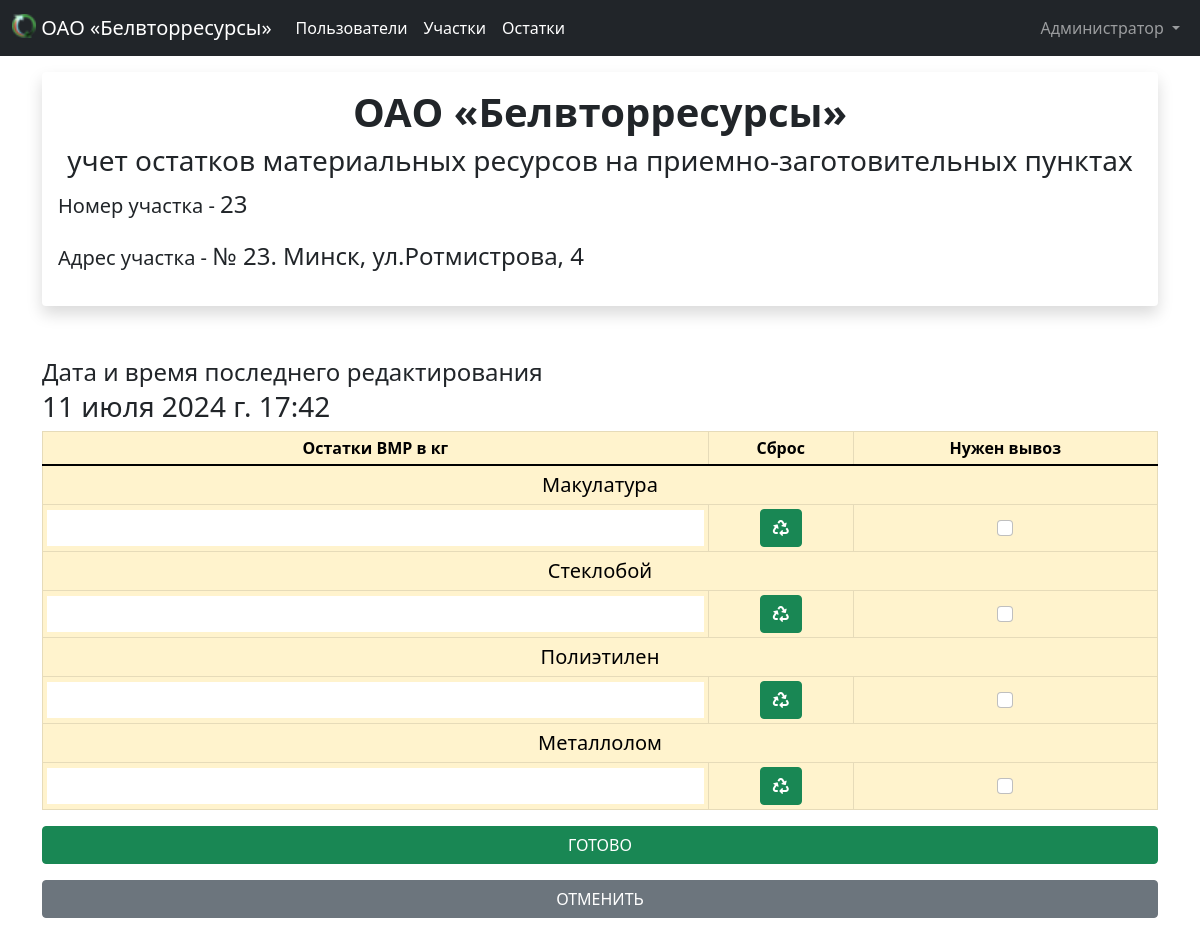
Screenshot of /bvr/remains/update/827/ (signed in) with the database file from the repository.
### bvr/models.py (models this page shows, shortened)
class CustomUser(AbstractUser):
    sector = models.OneToOneField(ProcurementSector, on_delete=models.CASCADE, verbose_name="Sector", blank=True,
                                  null=True)
    class Meta:
        verbose_name = 'Пользователь'
        verbose_name_plural = 'Пользователи'
        ordering = ("username",)

class Remains(models.Model):
    sector = models.OneToOneField(ProcurementSector, on_delete=models.CASCADE, verbose_name="Sector", blank=True,
                                  null=True)
    wastepaper_count = models.IntegerField(verbose_name="Макулатура (количество)", blank=True, null=True)
    wastepaper_needs_exportation = models.BooleanField(verbose_name="Макулатура (нужен вывоз)", default=False)
    cullet_count = models.IntegerField(verbose_name="Стеклобой (количество)", blank=True, null=True)
    cullet_needs_exportation = models.BooleanField(verbose_name="Стеклобой (нужен вывоз)", default=False)
    polyethylene_count = models.IntegerField(verbose_name="Полиэтилен (количество)", blank=True, null=True)
    polyethylene_needs_exportation = models.BooleanField(verbose_name="Полиэтилен (нужен вывоз)", default=False)
    scrap_metal_count = models.IntegerField(verbose_name="Металлолом (количество)", blank=True, null=True)
    scrap_metal_needs_exportation = models.BooleanField(verbose_name="Металлолом (нужен вывоз)", default=False)
    date_time_updated = models.DateTimeField(verbose_name="Дата и время последнего редактирования", auto_now=True)
    class Meta:
        verbose_name = 'Остаток материальных ресурсов'
        verbose_name_plural = 'Остатки материальных ресурсов'
        ordering = ("-wastepaper_needs_exportation", "-cullet_needs_exportation", "-polyethylene_needs_exportation",
                    "-scrap_metal_needs_exportation")

class ProcurementSector(models.Model):
    district = models.ForeignKey(District, on_delete=models.CASCADE, verbose_name="District")
    sector_number = models.IntegerField(verbose_name="Sector Number")
    sector_address = models.TextField(verbose_name="Sector address")
    comments = models.TextField(verbose_name="Comments", blank=True, null=True)
    class Meta:
        verbose_name = 'Участок заготовки'
        verbose_name_plural = 'Участки заготовки'
        ordering = ("sector_number",)

### bvr/views.py (the view)
# urls.py: path('remains/update/<remain_id>/', views.remain_update, name='remains-update-form'),
@login_required
def remain_update(request, remain_id):
    if request.method == 'POST':
        obj = get_object_or_404(Remains, pk=remain_id)
        form = RemainsForm(request.POST, instance=obj)
        if form.is_valid():
            form.save()
            if request.user.is_superuser:
                back_path = request.session.get('back_path', '/')
                return HttpResponseRedirect(back_path)
            else:
                return redirect('bvr:remains-update-form', remain_id=request.user.sector.remains.id)
        else:
            return render(request, 'bvr/remains/remains_input_form.html', {'remain_form': form,
                                                                           'obj': obj,
                                                                           })
    else:
        current_user = request.user
        remains = get_object_or_404(Remains, pk=remain_id)
        form = RemainsForm(instance=remains)
        if request.user.is_superuser:
            return render(request, 'bvr/remains/remains_update_form.html', {'remain_form': form,
                                                                            'remains': remains})
        else:
            if remains.sector.customuser == current_user:
                return render(request, 'bvr/remains/remains_update_form.html', {'remain_form': form,
                                                                                'remains': remains})
            else:
                raise PermissionDenied()

### bvr/forms.py
class RemainsForm(ModelForm):
    class Meta:
        model = Remains
        fields = '__all__'

### bvr/templates/bvr/remains/remains_update_form.html (shortened to what this page needs)
{% extends 'base.html' %}
{% load widget_tweaks %}
{% load static %}
{% block content %}
    <div class="container">
        {% if remain_form %}
            <div class="shadow p-3 mb-5 mt-3 bg-body rounded">
                <div class="d-flex flex-column align-items-center justify-content-center">
                    <h1 class="fw-light fw-bold">ОАО «Белвторресурсы»</h1>
                    <h3>учет остатков материальных ресурсов на приемно-заготовительных пунктах</h3>
                </div>
                <p class="fs-5">Номер участка - <span class="fs-4">{{ remains.sector.sector_number }}</span></p>
                <p class="fs-5">Адрес участка - <span class="fs-4">{{ remains.sector.sector_address }}</span></p>
            </div>
            <p class="mt-3 mb-0 fs-4">Дата и время последнего редактирования</p>
            <h3 class="my-2-0">{{ remains.date_time_updated }}</h3>
            <form action="{% url 'bvr:remains-update-form' remain_id=remains.id %}" method="post"
                  class="needs-validation"
                  novalidate>{% csrf_token %}
                {% include 'bvr/remains/common/input_form.html' %}
                <div class="d-flex flex-column">
                    <button type="submit" class="btn btn-success mb-3">ГОТОВО</button>
                    <button type="button" class="btn btn-secondary" onclick="window.location.reload()">ОТМЕНИТЬ</button>
                </div>
            </form>
        {% else %}
            <h1>Вам не назначен участок. Обратитесь к системному администратору</h1>
        {% endif %}
    </div>
{% endblock %}

### templates/base.html (shortened to what this page needs)
<!doctype html>
{% load static %}
<html lang="ru">
<head>
    <link rel="stylesheet" href="{% static 'bvr/css/bootstrap_5/bootstrap.css' %}">
    <link rel="stylesheet" href="{% static 'bvr/css/select2.css' %}"/>
    <link rel="stylesheet" href="{% static 'bvr/css/fontawesome/fontawesome.css' %}">
    <link rel="stylesheet" href="{% static 'bvr/css/fontawesome/css/all.css' %}">
</head>
<body>
<nav class="navbar navbar-expand-lg navbar-dark bg-dark">
    <div class="container-fluid">
        <a class="navbar-brand" href="#">
            <img src="{% static 'bvr/img/favicon.ico' %}" alt="" width="24" height="24"
                 class="d-inline-block align-text-top">
            ОАО «Белвторресурсы»
        </a>
        <div class="collapse navbar-collapse" id="navbarSupportedContent">
            <ul class="navbar-nav me-auto mb-2 mb-lg-0">
                {% if request.user.is_superuser %}
                    <li class="nav-item">
                        <a class="nav-link active" aria-current="page" href="{% url 'bvr:users' %}">Пользователи</a>
                    </li>
                    <li class="nav-item">
                        <a class="nav-link active" aria-current="page" href="{% url 'bvr:sectors' %}">Участки</a>
                    </li>
                    <li class="nav-item">
                        <a class="nav-link active" aria-current="page" href="{% url 'bvr:remains' %}">Остатки</a>
                    </li>
                {% endif %}
            </ul>
            <ul class="navbar-nav ms-auto mb-2 mb-lg-0">
                <li class="nav-item dropdown">
                    <a class="nav-link dropdown-toggle" href="#" id="navbarDropdown" role="button"
                       data-bs-toggle="dropdown" aria-expanded="false">
                        {% if user.last_name %}
                            {{ user.last_name }} {{ user.first_name }}
                        {% else %}
                            {{ user.username }}
                        {% endif %}
                    </a>
                </li>
            </ul>
        </div>
    </div>
</nav>
{% block content %}{% endblock %}
</body>
</html>

### bvr/templates/bvr/remains/common/input_form.html (shortened to what this page needs)
{% load widget_tweaks %}
{% load static %}
<table class="table table-sm table-bordered table-warning">
    <thead>
    <tr>
        <th scope="col" class="text-center align-middle">Остатки ВМР в кг</th>
        <th scope="col" class="text-center align-middle">Сброс</th>
        <th scope="col" class="text-center align-middle">Нужен вывоз</th>
    </tr>
    </thead>
    <tbody>
    <tr>
        <td class="text-center align-middle fs-5" colspan="3">Макулатура</td>
    </tr>
    <tr>
        <td class="text-center align-middle">{% render_field remain_form.wastepaper_count class+="form-control full-td-input" min=0 %}
        </td>
        <td class="text-center align-middle">
            <button type="button" class="btn btn-success"
                    onclick="clear_input('id_wastepaper_count', 'id_wastepaper_needs_exportation')"><i
                    class="fas fa-recycle"></i></button>
        </td>
        <td class="text-center align-middle">{% render_field remain_form.wastepaper_needs_exportation class+="form-check-input" %}
        </td>
    </tr>
    <tr>
        <td class="text-center align-middle fs-5" colspan="3">Стеклобой</td>
    </tr>
    <tr>
        <td class="text-center align-middle">{% render_field remain_form.cullet_count class+="form-control full-td-input" min=0 %}
        </td>
        <td class="text-center align-middle">
            <button type="button" class="btn btn-success"
                    onclick="clear_input('id_cullet_count', 'id_cullet_needs_exportation')"><i
                    class="fas fa-recycle"></i></button>
        </td>
        <td class="text-center align-middle">{% render_field remain_form.cullet_needs_exportation class+="form-check-input" %}
        </td>
    </tr>
    <tr>
        <td class="text-center align-middle fs-5" colspan="3">Полиэтилен</td>
    </tr>
    <tr>
        <td class="text-center align-middle">{% render_field remain_form.polyethylene_count class+="form-control full-td-input" min=0 %}
        </td>
        <td class="text-center align-middle">
            <button type="button" class="btn btn-success"
                    onclick="clear_input('id_polyethylene_count', 'id_polyethylene_needs_exportation')"><i
                    class="fas fa-recycle"></i></button>
        </td>
        <td class="text-center align-middle">{% render_field remain_form.polyethylene_needs_exportation class+="form-check-input" %}
        </td>
    </tr>
    <tr>
        <td class="text-center align-middle fs-5" colspan="3">Металлолом</td>
    </tr>
    <tr>
        <td class="text-center align-middle">{% render_field remain_form.scrap_metal_count class+="form-control full-td-input" min=0 %}
        </td>
        <td class="text-center align-middle">
            <button type="button" class="btn btn-success"
                    onclick="clear_input('id_scrap_metal_count', 'id_scrap_metal_needs_exportation')"><i
                    class="fas fa-recycle"></i></button>
        </td>
        <td class="text-center align-middle">{% render_field remain_form.scrap_metal_needs_exportation class+="form-check-input" %}
        </td>
    </tr>
    </tbody>
</table>

### templates/base.html (style rules this page uses)
th { position: sticky; top: 0; z-index: 2 !important; }

### bvr/templates/bvr/remains/remains_update_form.html (style rules this page uses)
.full-td-input { border: 0 !important; border-radius: 0 !important; }

### rows the page displays
CustomUser: last_name "Администратор"
Remains: sector.sector_number "23", sector.sector_address "№ 23. Минск, ул.Ротмистрова, 4", date_time_updated "11 июля 2024 г. 17:42"
